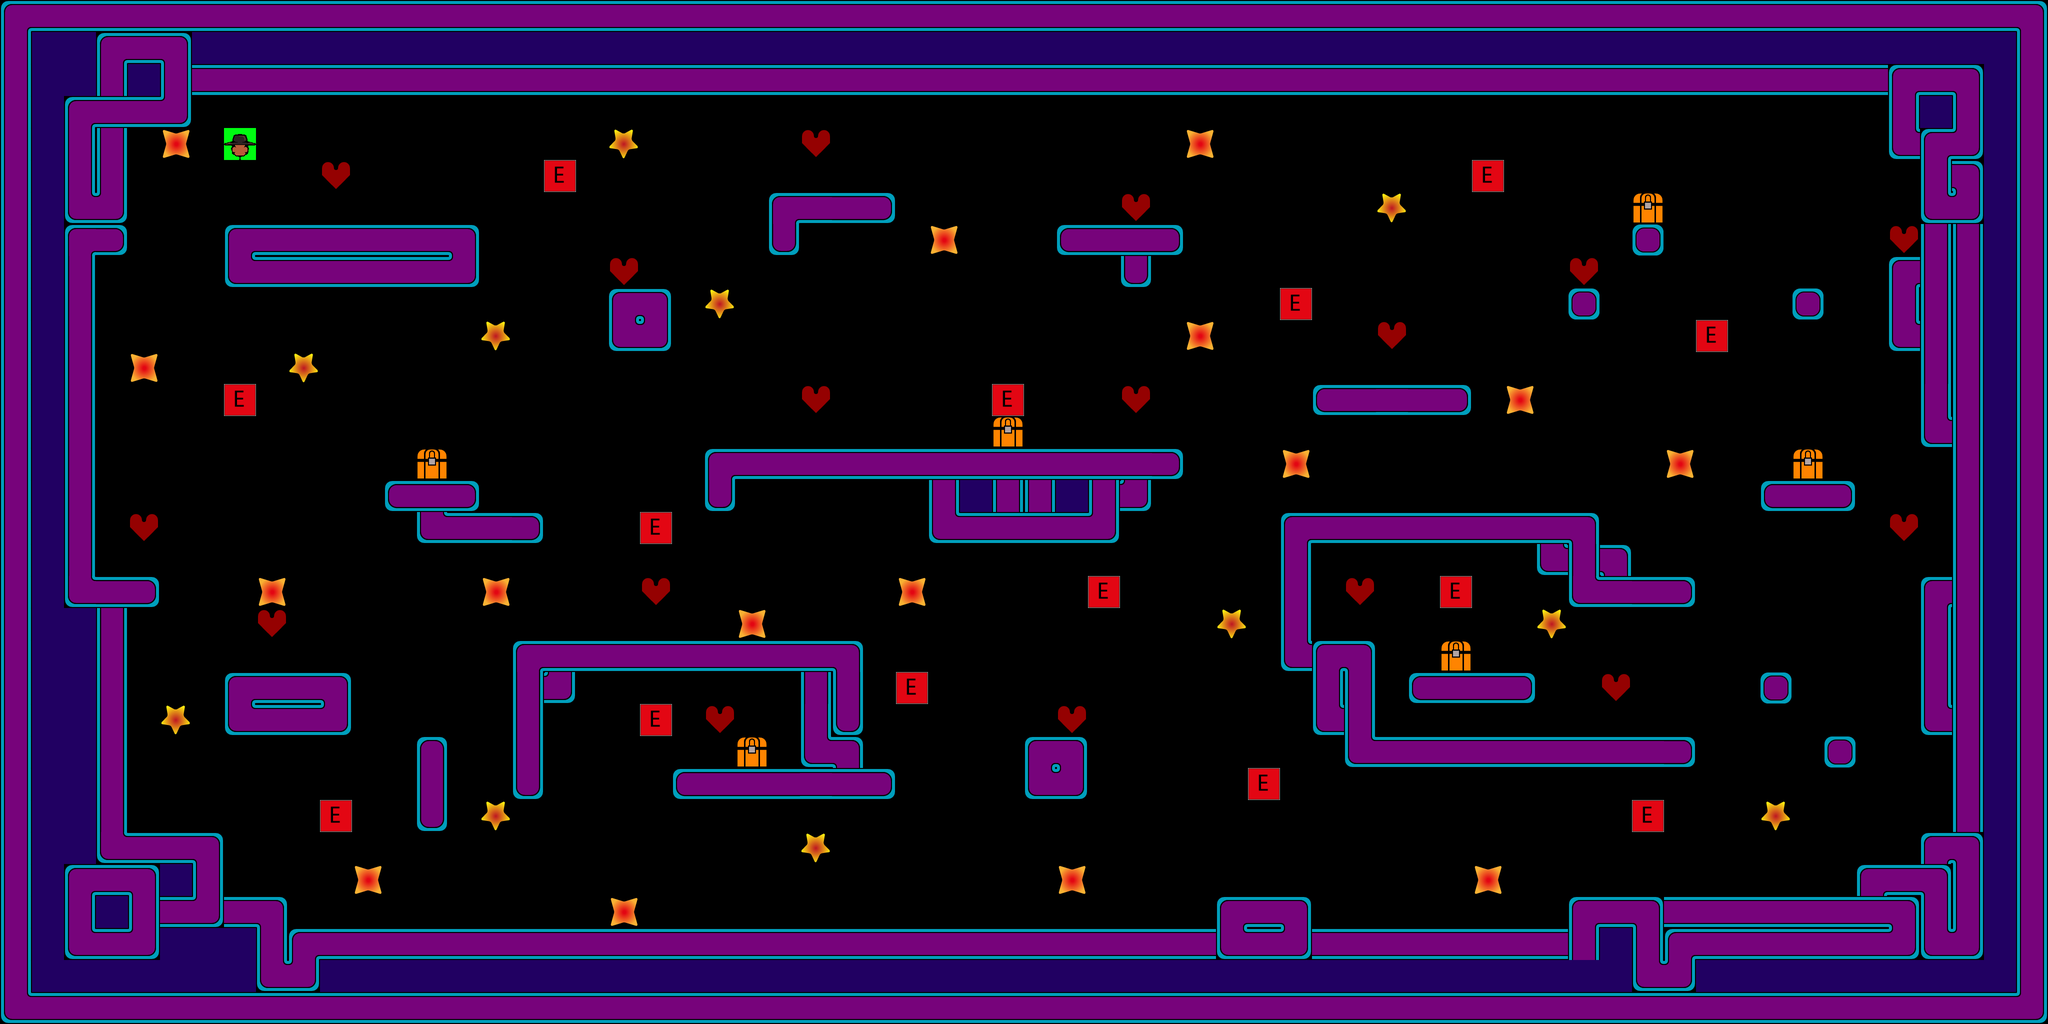

This is a level from a 2D game, rendered from its Tiled map with the project's own tilesets. A one-line summary and the map file follow, with tile-layer data summarised:
An orthogonal 64x32 tile map with 64x64 px tiles, 6 tile layers (player, enemy, terrain, case, ...), 7 tilesets.

<map version="1.10" tiledversion="1.10.0" orientation="orthogonal" renderorder="right-down" width="64" height="32" tilewidth="64" tileheight="64" infinite="0" nextlayerid="9" nextobjectid="1">
 <editorsettings>
  <export target="../0/0.csv" format="csv" />
 </editorsettings>
 <tileset firstgid="1" source="../tile_sets/terrain.tsx" />
 <tileset firstgid="17" source="../tile_sets/player_start.tsx" />
 <tileset firstgid="18" source="../tile_sets/enemy.tsx" />
 <tileset firstgid="19" source="terrain_1.tsx" />
 <tileset firstgid="35" source="../tile_sets/heart.tsx" />
 <tileset firstgid="36" source="../tile_sets/case.tsx" />
 <tileset firstgid="37" source="../tile_sets/stars.tsx" />
 <layer id="3" name="player" width="64" height="32" locked="1">
  <data>[2048 cells, 1 non-empty, 1 distinct tile ids]</data>
 </layer>
 <layer id="4" name="enemy" width="64" height="32">
  <data>[2048 cells, 14 non-empty, 1 distinct tile ids]</data>
 </layer>
 <layer id="5" name="terrain" width="64" height="32" locked="1">
  <data>[2048 cells, 775 non-empty, 16 distinct tile ids]</data>
 </layer>
 <layer id="7" name="case" width="64" height="32" locked="1">
  <data>[2048 cells, 6 non-empty, 1 distinct tile ids]</data>
 </layer>
 <layer id="6" name="heart" width="64" height="32" locked="1">
  <data>[2048 cells, 17 non-empty, 1 distinct tile ids]</data>
 </layer>
 <layer id="8" name="stars" width="64" height="32">
  <data>[2048 cells, 27 non-empty, 2 distinct tile ids]</data>
 </layer>
</map>